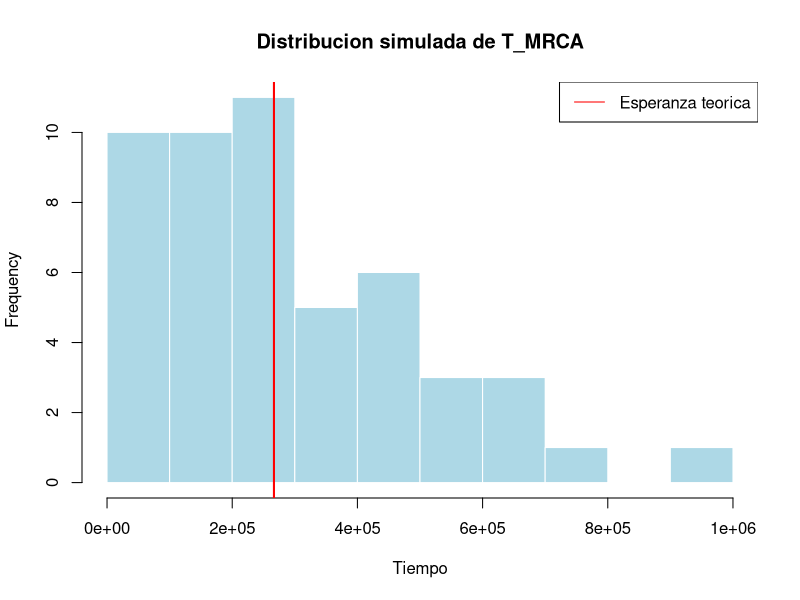

Write the R code that produced this figure.
## ---- chunk 1

N <- 1e5
n <- 3

# probabilidad de exito
p3 <- 6/(4*N)
p2 <- 2/(4*N)

# Esperanzas para cada T
E_T3 <- 1 / p3
E_T2 <- 1 / p2
E_TMRCA <- E_T3 + E_T2

# i. Simulaciones de T_MRCA
set.seed(123)  # asegurando que los números sea siempre los mismos
T3 <- rgeom(50, prob = p3)
T2 <- rgeom(50, prob = p2)
T_MRCA <- T3 + T2

cat("Esperanza teorica de T_MRCA =", E_TMRCA, " y la esperanza simulada T_MRCA =", mean(T_MRCA), "\n")

# Comparar con la esperanza teorica
hist(T_MRCA,
     main = "Distribucion simulada de T_MRCA",
     xlab = "Tiempo",
     col = "lightblue", border = "white")
abline(v = E_TMRCA, col = "red", lwd = 2, lty = 1)
legend("topright", legend = c("Esperanza teorica"), col = "red", lty = 1)

## ---- chunk 2

# -----------------------------
# Parámetros
# -----------------------------
N <- 5e5        # tamaño efectivo
mu <- 1e-5      # tasa de mutación
n <- 4          # número de secuencias

# -----------------------------
# 1. Simular tiempos de coalescencia
# -----------------------------
# Función para simular tiempo de espera (geométrico)
simular_T <- function(n_linajes, N) {
  pares <- choose(n_linajes, 2)
  p <- pares / (2 * N)     # probabilidad de coalescencia por generación
  rgeom(1, p)              # tiempo de espera ~ geométrica
}

# Guardamos los tiempos
T4 <- simular_T(4, N)
T3 <- simular_T(3, N)
T2 <- simular_T(2, N)

cat("T4 =", T4, "\n")
cat("T3 =", T3, "\n")
cat("T2 =", T2, "\n")

# -----------------------------
# 2. Tiempo total de ramas
# -----------------------------
T_total <- (4 * T4) + (3 * T3) + (2 * T2)
cat("Tiempo total de ramas =", T_total, "\n")

# -----------------------------
# 3. Número de mutaciones (S)
# -----------------------------
S <- rpois(1, lambda = T_total * mu)  # Poisson con media T_total * mu
cat("Número de mutaciones S =", S, "\n")

# -----------------------------
# 4. Diversidad nucleotídica (π)
# -----------------------------
pi_est <- 4 * N * mu
cat("π esperado =", pi_est, "\n")

# -----------------------------
# 5. Theta de Watterson (θW)
# -----------------------------
a_n <- sum(1 / (1:(n - 1)))
theta_W <- S / a_n
cat("θW estimado =", theta_W, "\n")
